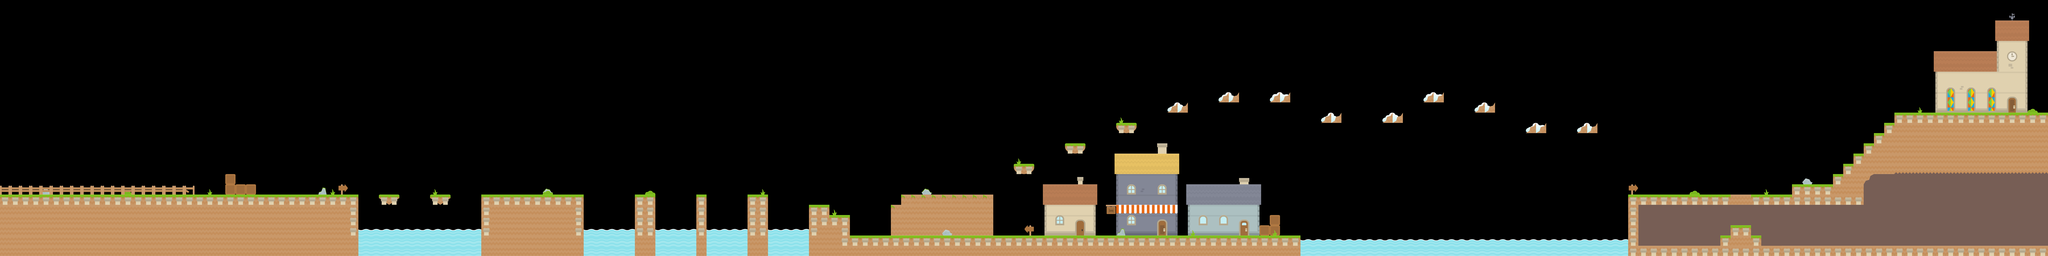

Tiled map render using the project's own tile images. Description and the map definition, with tile-layer contents summarised, below:
An orthogonal 200x25 tile map with 70x70 px tiles, 6 tile layers (fundo-area-secreta, area-secreta, fundo, fundo-detalhes, ...), 1 hidden layer not drawn.

<map version="1.0" orientation="orthogonal" renderorder="right-down" width="200" height="25" tilewidth="70" tileheight="70" nextobjectid="1">
 <tileset firstgid="1" name="sprit-demo" tilewidth="70" tileheight="70">
  <image source="sprit-demo.png" width="1024" height="1024" />
  <tile id="75">
   <properties>
    <property name="teto" value="1" />
   </properties>
  </tile>
  <tile id="135">
   <properties>
    <property name="nuvem" value="1" />
   </properties>
  </tile>
 </tileset>
 <layer name="fundo-area-secreta" width="200" height="25">
  <data>[5000 cells, 251 non-empty, 1 distinct tile ids]</data>
 </layer>
 <layer name="area-secreta" width="200" height="25">
  <data>[5000 cells, 52 non-empty, 4 distinct tile ids]</data>
 </layer>
 <layer name="tampa-secreta" width="200" height="25" visible="0">
  <data>[5000 cells, 258 non-empty, 1 distinct tile ids]</data>
 </layer>
 <layer name="fundo" width="200" height="25">
  <data>[5000 cells, 963 non-empty, 62 distinct tile ids]</data>
 </layer>
 <layer name="fundo-detalhes" width="200" height="25">
  <data>[5000 cells, 61 non-empty, 26 distinct tile ids]</data>
 </layer>
 <layer name="frente" width="200" height="25">
  <data>[5000 cells, 18 non-empty, 6 distinct tile ids]</data>
 </layer>
 <layer name="colisao" width="200" height="25">
  <data>[5000 cells, 262 non-empty, 4 distinct tile ids]</data>
 </layer>
</map>